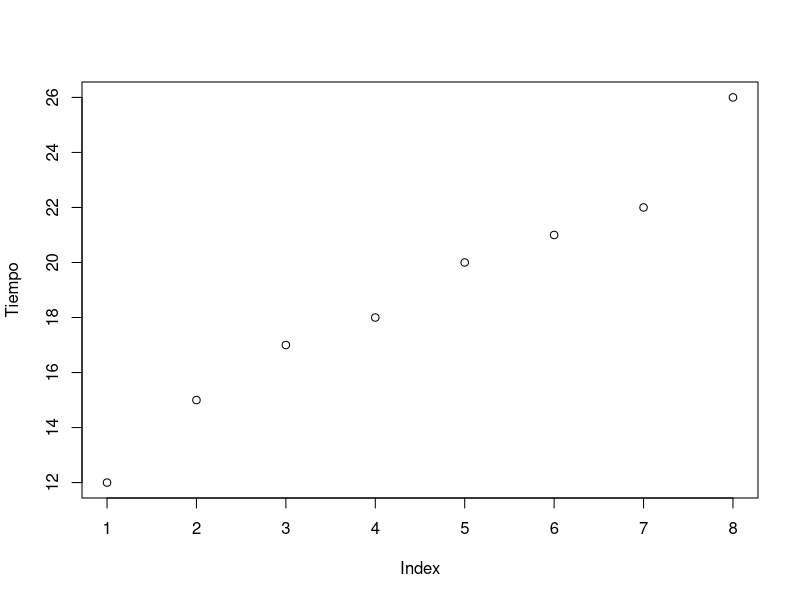
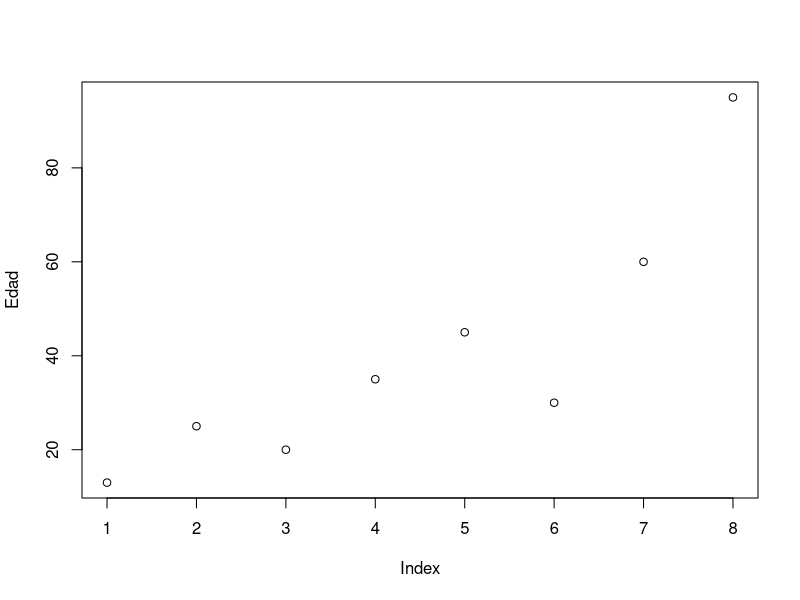
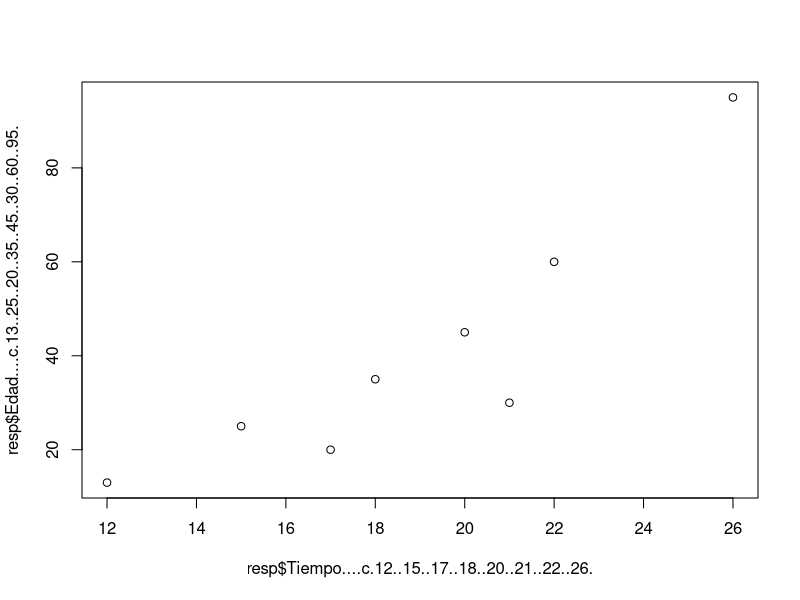

These charts were generated, in order, by the following R code: (Note: this script raises an error after producing the figures.)
# Laboratorio 7 - Segunda parte 
# 25/09/25 
# ESRG 


resp <- data.frame( 
  Tiempo <- c(12,15,17,18,20,21,22,26),
  Edad <- c(13,25,20,35,45,30,60,95)
  )

#Crear nuevas columnas con los rangos (1 a 8)

resp$Rango_Tiempo <- rank(resp$Tiempo,
                          ties.method = "first")
resp$Rango_Edad <- rank(resp$Edad,ties.method = "first")

plot(Tiempo)
plot(Edad)
plot(resp$Tiempo....c.12..15..17..18..20..21..22..26.,
     resp$Edad....c.13..25..20..35..45..30..60..95.)

resp$dif<- resp$Rango_Tiempo ~ resp$Rango_Edad
resp$dif2<- resp$dif^2
sum(resp$dif2)

cor.test(resp$Rango_Tiempo,resp$Rango_Edad, method = "spearman")
cor.test(resp$Tiempo,
         resp$Edad, method = "spearman")


#Correlación de Tau de Kendall 
#Funciona a base de coincidencias y diferencias 


tau <- data.frame(
  A = c(1,2,3,4,5,6),
  B = c(3,1,4,2,6,5)
)

cor.test(tau$A, tau$B, method= "kendall")

#Se rechaza la Hipótesis alternativa 
#No hay una correlación significativa ya que el valor de p es mayor 
#al valor de tau 


#Correlación Biserial 

set.seed(123) #Para reproductibilidad 

#Número de aprobaciones 
n <- 20 

#Generar horas de estudio (entre 1 y 10)
horas_estudio <- sample(1:18,n,replace = TRUE)

#Asignar probabilidad de aprobar en función de horas de estudio 
#A más horas, más alta probabilidad 
Resultado <- sapply(horas_estudio, function(horas){
  ifelse(runif(1) < (horas/10), "Aprobado", "Reprobado")
})

#Crear data frame 
 estudio <- data.frame(
   Estudiante=1:n,
   horas_estudio, 
   Resultado
 )

 
#Crear variable dicotómica:1 = Aprobado, 1,0)
 head(estudio)
 
#CONDICIONANTE

#Si hay una correlación significativa 
#Se usa la correlación de pearson 